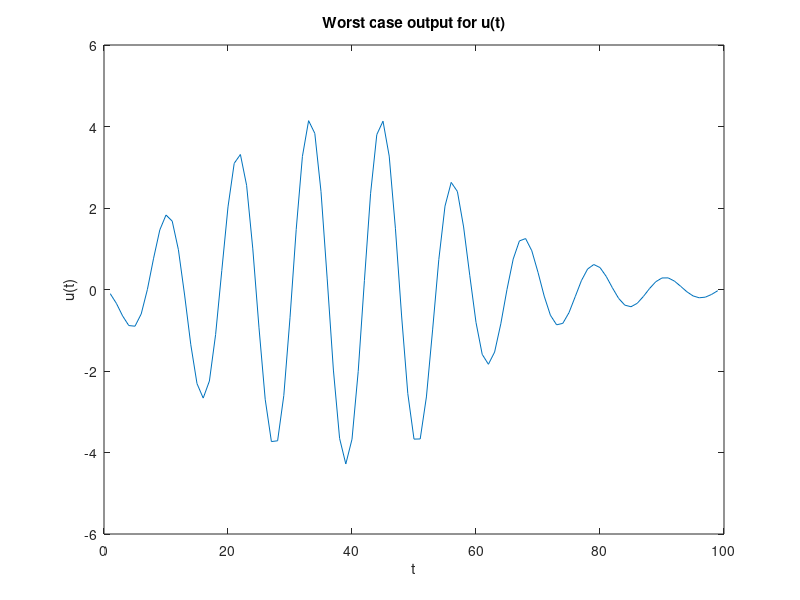

Recreate this plot in MATLAB.
% EE 263 Homework 7 Problem 15.21
close all; clear all;
% part (a) %
N= 99;
A = [.9 .5; -.5 .7];
B = [1;  -1];

K = [];
for i = 1:N,
    new = [];
    for j = 1:50,
        if i-j >= 0,
            new = [new A^(i-j)*B];
        else
            new = [new zeros(2,1)];
        end
    end
    K = [K; new];
end

C = [1 2];
D = [];
for i = 1:N,
    new = [zeros(1,2*(i-1)) C zeros(1, 2*(N-i))];
    D = [D; new];
end

F = D*K;

[M,S,V] = svd(F); % M used so U is not confused.
U = V(:,1);
U = U/norm(U);

max_energy = norm(F*U);
%plot(U); xlabel('t'); ylabel('u(t)'); title('Worst case input for u(t)');
plot(F*U); xlabel('t'); ylabel('u(t)'); title('Worst case output for u(t)');
%{
% part (b) %
K = [];
for i = 1:50,
    K = [K A^(100-i)*B];
end
G = C*K;

[M,S,V] = svd(G);
U = V(:,1);
U = U/norm(U);

y_100 = abs(G*U);
plot(U); xlabel('t'); ylabel('u(t)'); title('u(t) maximizer for |y(100)|');

%}